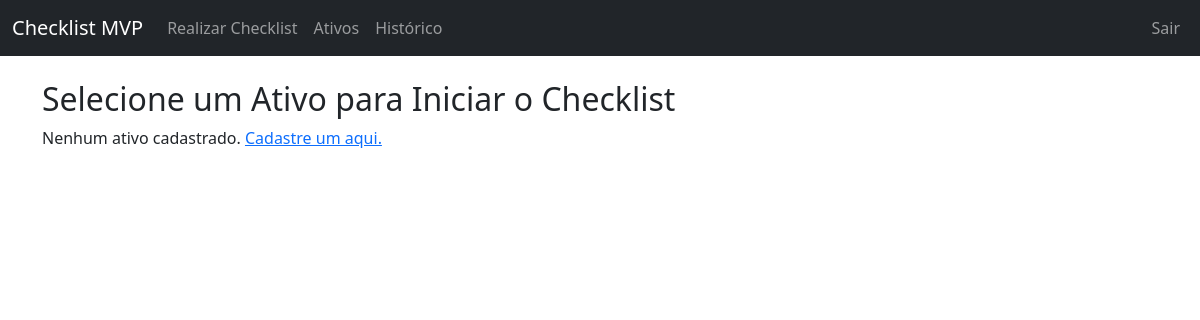
Before: /index (signed in) with the older database file.
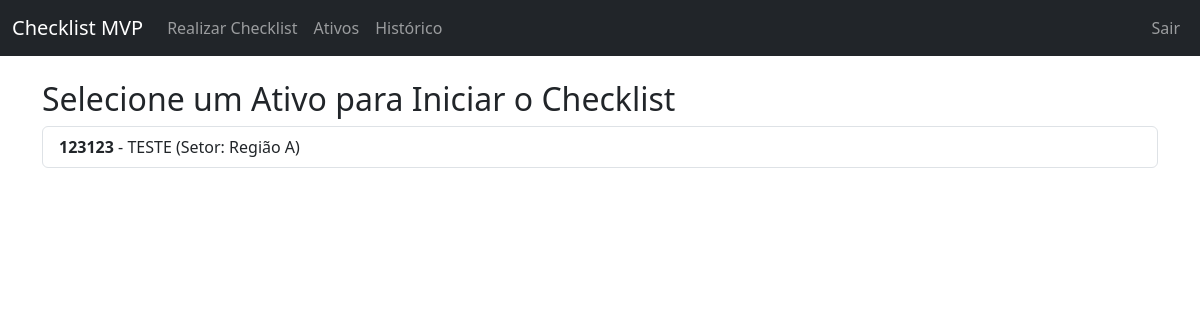
After: the same page with the newer database file.
### app/models.py (models this page shows, shortened)
class Ativo(db.Model):
    id = db.Column(db.Integer, primary_key=True)
    codigo = db.Column(db.String(64), index=True, unique=True)
    descricao = db.Column(db.String(200))
    setor = db.Column(db.String(120))

### app/routes.py (the view)
@app.route('/')
@app.route('/index')
@login_required
def index():
    lista_ativos = Ativo.query.all()
    return render_template('dashboard.html', lista_ativos=lista_ativos)

### app/models.py (called while the page is built)
@login.user_loader
def load_user(id):
    return Usuario.query.get(int(id))

### app/templates/dashboard.html (shortened to what this page needs)
{% extends "base.html" %}
{% block content %}
  <h2>Selecione um Ativo para Iniciar o Checklist</h2>
  <div class="list-group">
    {% for ativo in lista_ativos %}
      <a href="{{ url_for('checklist', ativo_id=ativo.id) }}" class="list-group-item list-group-item-action">
        <strong>{{ ativo.codigo }}</strong> - {{ ativo.descricao }} (Setor: {{ ativo.setor }})
      </a>
    {% else %}
      <p>Nenhum ativo cadastrado. <a href="{{ url_for('ativos') }}">Cadastre um aqui.</a></p>
    {% endfor %}
  </div>
{% endblock %}

Changed rows visible on the page:
added Ativo: codigo "123123", descricao "TESTE", setor "Região A"
Other visible differences:
text no longer shown: "Nenhum ativo cadastrado. Cadastre um aqui."
